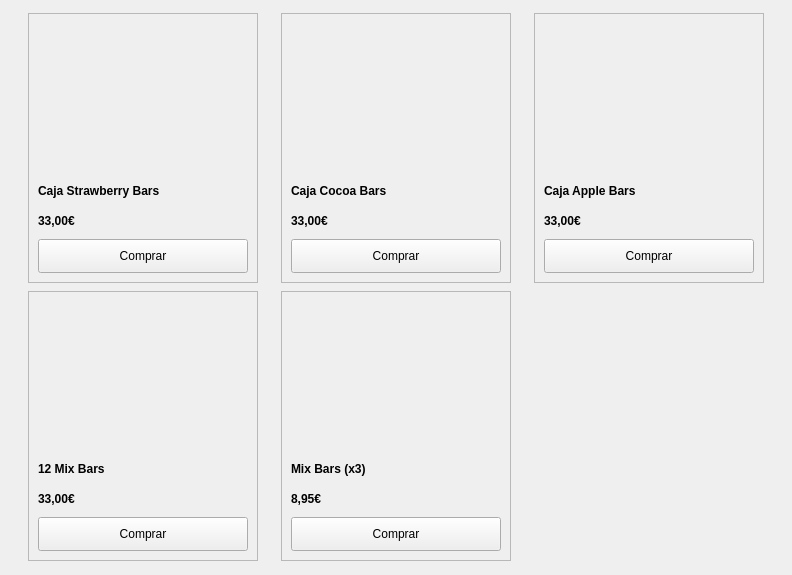
                    <widget class="QWidget" name="scrollAreaWidgetContents_8">
                     <property name="geometry">
                      <rect>
                       <x>0</x>
                       <y>-78</y>
                       <width>792</width>
                       <height>575</height>
                      </rect>
                     </property>
                     <layout class="QGridLayout" name="gridLayout_4">
                      <item row="0" column="0">
                       <widget class="QFrame" name="frame_27">
                        <property name="minimumSize">
                         <size>
                          <width>230</width>
                          <height>270</height>
                         </size>
                        </property>
                        <property name="maximumSize">
                         <size>
                          <width>230</width>
                          <height>270</height>
                         </size>
                        </property>
                        <property name="frameShape">
                         <enum>QFrame::StyledPanel</enum>
                        </property>
                        <property name="frameShadow">
                         <enum>QFrame::Raised</enum>
                        </property>
                        <layout class="QVBoxLayout" name="verticalLayout_47">
                         <item>
                          <widget class="QLabel" name="labelm_bar">
                           <property name="minimumSize">
                            <size>
                             <width>200</width>
                             <height>150</height>
                            </size>
                           </property>
                           <property name="maximumSize">
                            <size>
                             <width>16777215</width>
                             <height>16777215</height>
                            </size>
                           </property>
                           <property name="styleSheet">
                            <string notr="true">border-image: url(:/imagenes_barritas/z_bars1.jpg);</string>
                           </property>
                           <property name="text">
                            <string/>
                           </property>
                          </widget>
                         </item>
                         <item>
                          <widget class="QLabel" name="label_61">
                           <property name="maximumSize">
                            <size>
                             <width>16777215</width>
                             <height>16777215</height>
                            </size>
                           </property>
                           <property name="font">
                            <font>
                             <weight>75</weight>
                             <bold>true</bold>
                             <stylestrategy>PreferDefault</stylestrategy>
                            </font>
                           </property>
                           <property name="text">
                            <string>Caja Strawberry Bars</string>
                           </property>
                          </widget>
                         </item>
                         <item>
                          <widget class="QLabel" name="precioAvenaHinchada_15">
                           <property name="maximumSize">
                            <size>
                             <width>16777215</width>
                             <height>16777215</height>
                            </size>
                           </property>
                           <property name="font">
                            <font>
                             <weight>75</weight>
                             <bold>true</bold>
                             <stylestrategy>PreferDefault</stylestrategy>
                            </font>
                           </property>
                           <property name="text">
                            <string>33,00€</string>
                           </property>
                           <property name="scaledContents">
                            <bool>false</bool>
                           </property>
                          </widget>
                         </item>
                         <item>
                          <widget class="QPushButton" name="botonComprar_36">
                           <property name="minimumSize">
                            <size>
                             <width>200</width>
                             <height>34</height>
                            </size>
                           </property>
                           <property name="text">
                            <string>Comprar</string>
                           </property>
                          </widget>
                         </item>
                        </layout>
                       </widget>
                      </item>
                      <item row="0" column="1">
                       <widget class="QFrame" name="frame_28">
                        <property name="minimumSize">
                         <size>
                          <width>230</width>
                          <height>270</height>
                         </size>
                        </property>
                        <property name="maximumSize">
                         <size>
                          <width>230</width>
                          <height>270</height>
                         </size>
                        </property>
                        <property name="frameShape">
                         <enum>QFrame::StyledPanel</enum>
                        </property>
                        <property name="frameShadow">
                         <enum>QFrame::Raised</enum>
                        </property>
                        <layout class="QVBoxLayout" name="verticalLayout_48">
                         <item>
                          <widget class="QLabel" name="labelm_bar_2">
                           <property name="minimumSize">
                            <size>
                             <width>200</width>
                             <height>150</height>
                            </size>
                           </property>
                           <property name="maximumSize">
                            <size>
                             <width>16777215</width>
                             <height>16777215</height>
                            </size>
                           </property>
                           <property name="styleSheet">
                            <string notr="true">border-image: url(:/imagenes_barritas/z_bar2.jpg);</string>
                           </property>
                           <property name="text">
                            <string/>
                           </property>
                          </widget>
                         </item>
                         <item>
                          <widget class="QLabel" name="label_64">
                           <property name="maximumSize">
                            <size>
                             <width>16777215</width>
                             <height>16777215</height>
                            </size>
                           </property>
                           <property name="font">
                            <font>
                             <weight>75</weight>
                             <bold>true</bold>
                             <stylestrategy>PreferDefault</stylestrategy>
                            </font>
                           </property>
                           <property name="text">
                            <string>Caja Cocoa Bars</string>
                           </property>
                          </widget>
                         </item>
                         <item>
                          <widget class="QLabel" name="label_63">
                           <property name="maximumSize">
                            <size>
                             <width>16777215</width>
                             <height>16777215</height>
                            </size>
                           </property>
                           <property name="font">
                            <font>
                             <weight>75</weight>
                             <bold>true</bold>
                            </font>
                           </property>
                           <property name="text">
                            <string>33,00€</string>
                           </property>
                          </widget>
                         </item>
                         <item>
                          <widget class="QPushButton" name="botonComprar_34">
                           <property name="minimumSize">
                            <size>
                             <width>200</width>
                             <height>34</height>
                            </size>
                           </property>
                           <property name="text">
                            <string>Comprar</string>
                           </property>
                          </widget>
                         </item>
                        </layout>
                       </widget>
                      </item>
                      <item row="0" column="2">
                       <widget class="QFrame" name="frame_29">
                        <property name="minimumSize">
                         <size>
                          <width>230</width>
                          <height>270</height>
                         </size>
                        </property>
                        <property name="maximumSize">
                         <size>
                          <width>230</width>
                          <height>270</height>
                         </size>
                        </property>
                        <property name="frameShape">
                         <enum>QFrame::StyledPanel</enum>
                        </property>
                        <property name="frameShadow">
                         <enum>QFrame::Raised</enum>
                        </property>
                        <layout class="QVBoxLayout" name="verticalLayout_49">
                         <item>
                          <widget class="QLabel" name="labelm_bar_3">
                           <property name="minimumSize">
                            <size>
                             <width>200</width>
                             <height>150</height>
                            </size>
                           </property>
                           <property name="maximumSize">
                            <size>
                             <width>16777215</width>
                             <height>16777215</height>
                            </size>
                           </property>
                           <property name="styleSheet">
                            <string notr="true">border-image: url(:/imagenes_barritas/z_bar3.jpg);</string>
                           </property>
                           <property name="text">
                            <string/>
                           </property>
                          </widget>
                         </item>
                         <item>
                          <widget class="QLabel" name="label_62">
                           <property name="maximumSize">
                            <size>
                             <width>16777215</width>
                             <height>16777215</height>
                            </size>
                           </property>
                           <property name="font">
                            <font>
                             <weight>75</weight>
                             <bold>true</bold>
                             <stylestrategy>PreferDefault</stylestrategy>
                            </font>
                           </property>
                           <property name="text">
                            <string>Caja Apple Bars</string>
                           </property>
                          </widget>
                         </item>
                         <item>
                          <widget class="QLabel" name="label_65">
                           <property name="font">
                            <font>
                             <weight>75</weight>
                             <bold>true</bold>
                            </font>
                           </property>
                           <property name="text">
                            <string>33,00€</string>
                           </property>
                          </widget>
                         </item>
                         <item>
                          <widget class="QPushButton" name="botonComprar_35">
                           <property name="minimumSize">
                            <size>
                             <width>200</width>
                             <height>34</height>
                            </size>
                           </property>
                           <property name="text">
                            <string>Comprar</string>
                           </property>
                          </widget>
                         </item>
                        </layout>
                       </widget>
                      </item>
                      <item row="1" column="0">
                       <widget class="QFrame" name="frame_30">
                        <property name="minimumSize">
                         <size>
                          <width>230</width>
                          <height>270</height>
                         </size>
                        </property>
                        <property name="maximumSize">
                         <size>
                          <width>230</width>
                          <height>270</height>
                         </size>
                        </property>
                        <property name="frameShape">
                         <enum>QFrame::StyledPanel</enum>
                        </property>
                        <property name="frameShadow">
                         <enum>QFrame::Raised</enum>
                        </property>
                        <layout class="QVBoxLayout" name="verticalLayout_50">
                         <item>
                          <widget class="QLabel" name="labelm_bar_4">
                           <property name="minimumSize">
                            <size>
                             <width>200</width>
                             <height>150</height>
                            </size>
                           </property>
                           <property name="maximumSize">
                            <size>
                             <width>200</width>
                             <height>150</height>
                            </size>
                           </property>
                           <property name="styleSheet">
                            <string notr="true">border-image: url(:/imagenes_barritas/z_bar4.jpg);</string>
                           </property>
                           <property name="text">
                            <string/>
                           </property>
                          </widget>
                         </item>
                         <item>
                          <widget class="QLabel" name="label_60">
                           <property name="maximumSize">
                            <size>
                             <width>16777215</width>
                             <height>16777215</height>
                            </size>
                           </property>
                           <property name="font">
                            <font>
                             <weight>75</weight>
                             <bold>true</bold>
                             <stylestrategy>PreferDefault</stylestrategy>
                            </font>
                           </property>
                           <property name="text">
                            <string>12 Mix Bars</string>
                           </property>
                          </widget>
                         </item>
                         <item>
                          <widget class="QLabel" name="precioAvenaHinchada_14">
                           <property name="maximumSize">
                            <size>
                             <width>16777215</width>
                             <height>16777215</height>
                            </size>
                           </property>
                           <property name="font">
                            <font>
                             <weight>75</weight>
                             <bold>true</bold>
                             <stylestrategy>PreferDefault</stylestrategy>
                            </font>
                           </property>
                           <property name="text">
                            <string>33,00€</string>
                           </property>
                           <property name="scaledContents">
                            <bool>false</bool>
                           </property>
                          </widget>
                         </item>
                         <item>
                          <widget class="QPushButton" name="botonComprar_33">
                           <property name="minimumSize">
                            <size>
                             <width>200</width>
                             <height>34</height>
                            </size>
                           </property>
                           <property name="text">
                            <string>Comprar</string>
                           </property>
                          </widget>
                         </item>
                        </layout>
                       </widget>
                      </item>
                      <item row="1" column="1">
                       <widget class="QFrame" name="frame_31">
                        <property name="minimumSize">
                         <size>
                          <width>230</width>
                          <height>270</height>
                         </size>
                        </property>
                        <property name="maximumSize">
                         <size>
                          <width>230</width>
                          <height>270</height>
                         </size>
                        </property>
                        <property name="frameShape">
                         <enum>QFrame::StyledPanel</enum>
                        </property>
                        <property name="frameShadow">
                         <enum>QFrame::Raised</enum>
                        </property>
                        <layout class="QVBoxLayout" name="verticalLayout_51">
                         <item>
                          <widget class="QLabel" name="labelm_bar_5">
                           <property name="minimumSize">
                            <size>
                             <width>200</width>
                             <height>150</height>
                            </size>
                           </property>
                           <property name="maximumSize">
                            <size>
                             <width>200</width>
                             <height>150</height>
                            </size>
                           </property>
                           <property name="styleSheet">
                            <string notr="true">border-image: url(:/imagenes_barritas/z_bar5.jpg);</string>
                           </property>
                           <property name="text">
                            <string/>
                           </property>
                          </widget>
                         </item>
                         <item>
                          <widget class="QLabel" name="label_72">
                           <property name="maximumSize">
                            <size>
                             <width>16777215</width>
                             <height>16777215</height>
                            </size>
                           </property>
                           <property name="font">
                            <font>
                             <weight>75</weight>
                             <bold>true</bold>
                             <stylestrategy>PreferDefault</stylestrategy>
                            </font>
                           </property>
                           <property name="text">
                            <string>Mix Bars (x3)</string>
                           </property>
                          </widget>
                         </item>
                         <item>
                          <widget class="QLabel" name="precioAvenaHinchada_18">
                           <property name="maximumSize">
                            <size>
                             <width>16777215</width>
                             <height>16777215</height>
                            </size>
                           </property>
                           <property name="font">
                            <font>
                             <weight>75</weight>
                             <bold>true</bold>
                             <stylestrategy>PreferDefault</stylestrategy>
                            </font>
                           </property>
                           <property name="text">
                            <string>8,95€</string>
                           </property>
                           <property name="scaledContents">
                            <bool>false</bool>
                           </property>
                          </widget>
                         </item>
                         <item>
                          <widget class="QPushButton" name="botonComprar_41">
                           <property name="minimumSize">
                            <size>
                             <width>200</width>
                             <height>34</height>
                            </size>
                           </property>
                           <property name="text">
                            <string>Comprar</string>
                           </property>
                          </widget>
                         </item>
                        </layout>
                       </widget>
                      </item>
                     </layout>
                    </widget>
